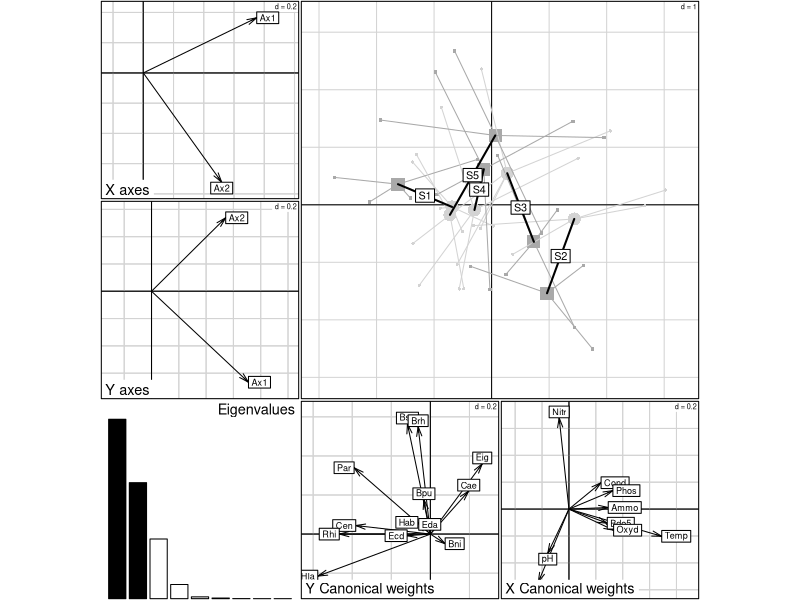

This chart was generated by the following R code:
library(ade4)


### Name: wca.coinertia
### Title: Within-class coinertia analysis
### Aliases: wca.coinertia
### Keywords: multivariate

### ** Examples

data(meaudret)
pca1 <- dudi.pca(meaudret$env, scan = FALSE, nf = 4)
pca2 <- dudi.pca(meaudret$spe, scal = FALSE, scan = FALSE, nf = 4)
   
wit1 <- wca(pca1, meaudret$design$site, scan = FALSE, nf = 2)
wit2 <- wca(pca2, meaudret$design$site, scan = FALSE, nf = 2)
coiw <- coinertia(wit1, wit2, scannf = FALSE)

coi <- coinertia(pca1, pca2, scannf = FALSE, nf = 3)
coi.w <- wca(coi, meaudret$design$site, scannf = FALSE)
## coiw and coi.w are equivalent

plot(coi.w)
